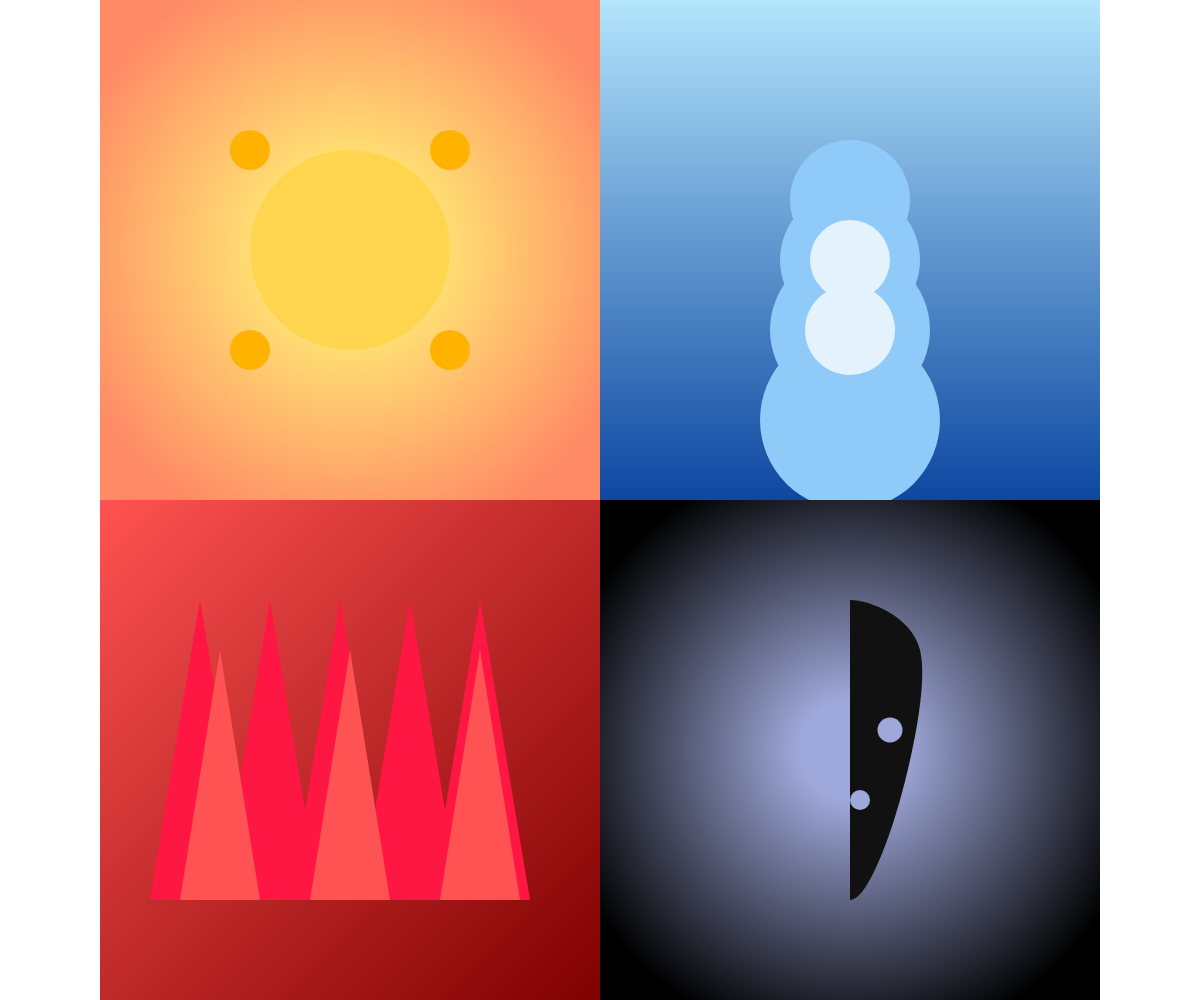
Frame 1 (no input)
Frame 60 (no input): identical to frame 1, image omitted
Frame 120 (the mouse pressed at the canvas centre since frame 60): identical to frame 1, image omitted

The p5.js sketch that drew this single still picture (run headless with seeded random() and noise() and a simulated clock; from frame 60 on, the mouse is pressed at the canvas centre):

// p5.js sketch
// ── sketch.js
function setup() {
  createCanvas(windowWidth, windowHeight);
  colorMode(RGB);
}

function windowResized() {
  resizeCanvas(windowWidth, windowHeight);
}

function draw() {
  background(255);
  noStroke();

  // Scale and center the original 1000x1000 design to fit the window
  let s = min(windowWidth / 1000, windowHeight / 1000);
  translate((windowWidth - 1000 * s) / 2, (windowHeight - 1000 * s) / 2);
  scale(s);

  let joy = drawingContext.createRadialGradient(250,250,50,250,250,300);
  joy.addColorStop(0, '#FFF176');
  joy.addColorStop(1, '#FF8A65');
  drawingContext.fillStyle = joy;
  rect(0,0,500,500);

  fill('#FFD54F');
  ellipse(250,250,200);
  ellipse(250,250,140);
  ellipse(250,250,80);

  fill('#FFB300');
  ellipse(150,150,40);
  ellipse(350,150,40);
  ellipse(150,350,40);
  ellipse(350,350,40);

  let sad = drawingContext.createLinearGradient(500,0,500,500);
  sad.addColorStop(0, '#B3E5FC');
  sad.addColorStop(1, '#0D47A1');
  drawingContext.fillStyle = sad;
  rect(500,0,500,500);

  fill('#90CAF9');
  ellipse(750,200,120);
  ellipse(750,260,140);
  ellipse(750,330,160);
  ellipse(750,420,180);

  fill('#E3F2FD');
  ellipse(750,260,80);
  ellipse(750,330,90);

  let anger = drawingContext.createLinearGradient(0,500,500,1000);
  anger.addColorStop(0, '#FF5252');
  anger.addColorStop(1, '#7F0000');
  drawingContext.fillStyle = anger;
  rect(0,500,500,500);

  fill('#FF1744');
  triangle(50,900,100,600,150,900);
  triangle(120,900,170,600,220,900);
  triangle(190,900,240,600,290,900);
  triangle(260,900,310,600,360,900);
  triangle(330,900,380,600,430,900);

  fill('#FF5252');
  triangle(80,900,120,650,160,900);
  triangle(210,900,250,650,290,900);
  triangle(340,900,380,650,420,900);

  let fear = drawingContext.createRadialGradient(750,750,50,750,750,300);
  fear.addColorStop(0, '#9FA8DA');
  fear.addColorStop(1, '#000000');
  drawingContext.fillStyle = fear;
  rect(500,500,500,500);

  fill('#111111');
  beginShape();
  curveVertex(700,650);
  curveVertex(750,600);
  curveVertex(820,650);
  curveVertex(800,800);
  curveVertex(750,900);
  curveVertex(700,800);
  endShape();

  fill('#9FA8DA');
  ellipse(730,730,25);
  ellipse(790,730,25);

  fill('#9FA8DA');
  ellipse(760,800,20);
}
